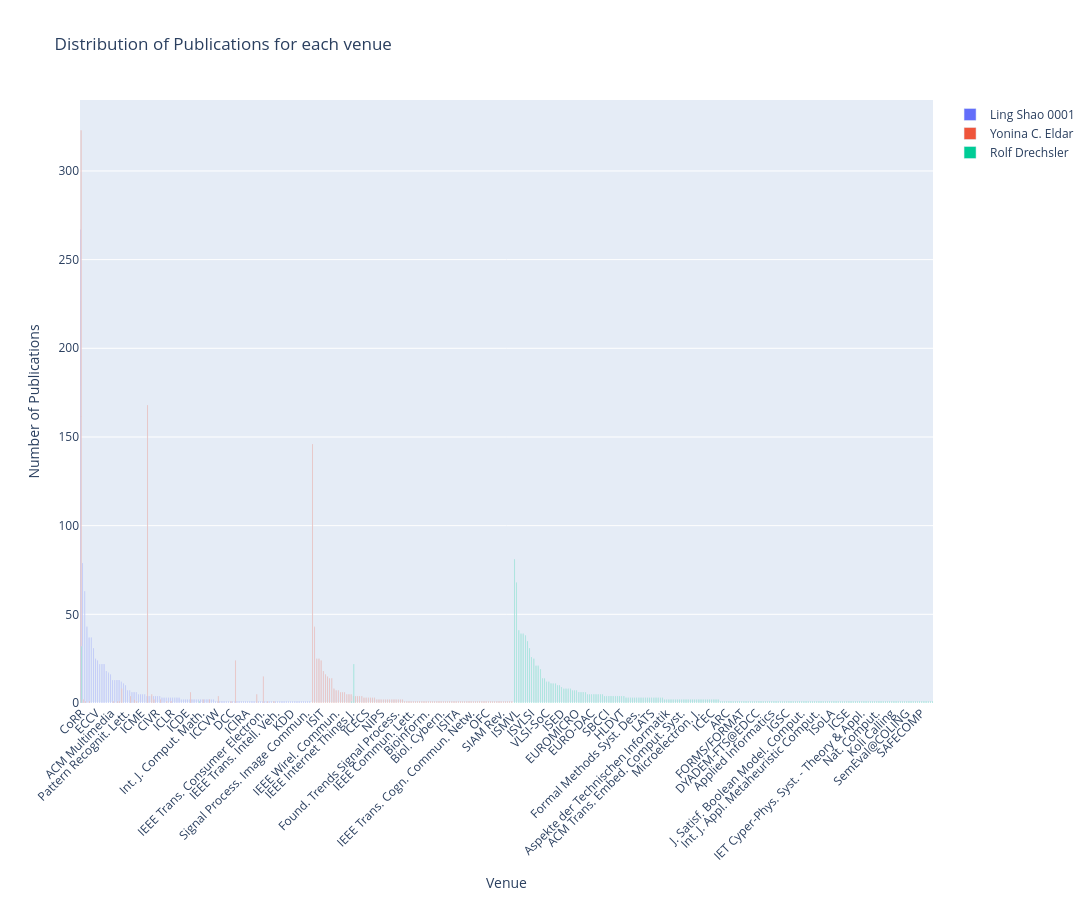

The cell this chart's notebook holds for it:
### Code cell
# Visualize the distribution of publications for each venue
fig = go.Figure()
for df, auth in zip(venue_counts, authors):
    df_sorted = df.sort_values(by="id", ascending=False)
    fig.add_trace(
        go.Bar(
            x=df_sorted["venue"],
            y=df_sorted["id"],
            name=auth
        )
    )
    
fig.update_layout(
    xaxis_title="Venue",
    yaxis_title="Number of Publications",
    title="Distribution of Publications for each venue",
    xaxis_tickangle=-45, 
    bargap=0.2,
    height=900,
    width=1300
)

fig.show()

### Figure 1 — Plotly figure (JSON) as saved in the notebook; plotly's stock layout.template omitted (floating-point values rounded to 4 significant figures; data arrays with more than 128 entries replaced by an {"elided": "..."} marker saying what was removed)
{"data": [{"name": "Ling Shao 0001", "type": "bar", "x": ["CoRR", "IEEE Trans. Image Process.", "CVPR", "IEEE Trans. Pattern Anal. Mach. Intell.", "ICCV", "IEEE Trans. Neural Networks Learn. Syst.", "IEEE Trans. Cybern.", "ECCV", "Neurocomputing", "BMVC", "Inf. Sci.", "Pattern Recognit.", "IEEE Trans. Circuits Syst. Video Technol.", "IEEE Trans. Multim.", "ACM Multimedia", "AAAI", "Int. J. Comput. Vis.", "NeurIPS", "MICCAI", "IEEE Trans. Medical Imaging", "IJCAI", "Pattern Recognit. Lett.", "Neural Networks", "ICIP", "ICPR", "CVPR Workshops", "WACV", "Multim. Tools Appl.", "ICME", "ICRA", "Comput. Vis. Image Underst.", "ICASSP", "IEEE Trans. Intell. Transp. Syst.", "IEEE Access", "ICML", "CIVR", "ROBIO", "Signal Process.", "J. Vis. Commun. Image Represent.", "VLDB J.", "ECCV Workshops", "Comput. Vis. Media", "ICLR", "ICIMCS", "Image Vis. Comput.", "IMMPD@ACM Multimedia", "IEEE Trans. Knowl. Data Eng.", "AVSS", "CAIP", "ICDE", "FG", "GlobalSIP", "Knowl. Based Syst.", "MMM", "Signal Image Video Process.", "Sci. China Inf. Sci.", "Int. J. Comput. Math.", "IEEE Trans. Geosci. Remote. Sens.", "IEEE Trans. Inf. Forensics Secur.", "IEEE Multim.", "EURASIP J. Adv. Signal Process.", "ACCV", "CRV", "ICCVW", "EMBC", "EMNLP", "EURASIP J. Image Video Process.", "Cogn. Comput.", "Digit. Signal Process.", "Deep Learning and Convolutional Neural Networks for Medical Imaging and Clinical Informatics", "DCC", "ECCV Workshops CVAMIA and MMBIA", "EUSIPCO", "ACIVS", "ACPR", "CIKM", "ICMR", "ICIRA", "HCI", "Int. J. Digit. Multim. Broadcast.", "IEEE Trans. Vis. Comput. Graph.", "IPMI", "ISBI", "Inf. Fusion", "IEEE Trans. Consumer Electron.", "IEEE Signal Process. Lett.", "IEEE Intell. Syst.", "IEEE J. Biomed. Health Informatics", "IEEE Trans. Ind. Informatics", "IEEE Trans. Syst. Man Cybern. Syst.", "IJCNN", "IEEE Trans. Intell. Veh.", "Multimedia Analysis, Processing and Communications", "Mach. Vis. Appl.", "MediaEval", "Medical Image Anal.", "J. Digit. Imaging", "Intelligent Video Event Analysis and Understanding, Studies in Computational Intelligence", "KDD", "Knowl. Inf. Syst.", "Intelligent Video Event Analysis and Understanding", "SIGGRAPH Asia Technical Communications", "SASHIMI@MICCAI", "PRCV", "SKIMA", "Signal Process. Image Commun.", "VCIP", "WWW"], "y": [267, 79, 63, 43, 37, 37, 31, 25, 24, 22, 22, 22, 18, 17, 16, 13, 13, 13, 13, 12, 11, 10, 7, 7, 6, 6, 6, 5, 5, 5, 5, 4, 4, 4, 4, 4, 4, 4, 3, 3, 3, 3, 3, 3, 3, 3, 3, 2, 2, 2, 2, 2, 2, 2, 2, 2, 2, 2, 2, 2, 2, 2, 2, 1, 1, 1, 1, 1, 1, 1, 1, 1, 1, 1, 1, 1, 1, 1, 1, 1, 1, 1, 1, 1, 1, 1, 1, 1, 1, 1, 1, 1, 1, 1, 1, 1, 1, 1, 1, 1, 1, 1, 1, 1, 1, 1, 1, 1]}, {"name": "Yonina C. Eldar", "type": "bar", "x": ["CoRR", "ICASSP", "IEEE Trans. Signal Process.", "IEEE Trans. Inf. Theory", "IEEE Trans. Wirel. Commun.", "IEEE Signal Process. Mag.", "EUSIPCO", "ISIT", "SPAWC", "IEEE Trans. Commun.", "IEEE Signal Process. Lett.", "IEEE J. Sel. Top. Signal Process.", "GLOBECOM", "IEEE J. Sel. Areas Commun.", "IEEE Trans. Veh. Technol.", "IEEE Trans. Medical Imaging", "IEEE Wirel. Commun.", "Allerton", "IEEE Trans. Computational Imaging", "GlobalSIP", "IEEE Trans. Aerosp. Electron. Syst.", "ICC", "ICC Workshops", "IEEE Access", "ACSCC", "ISBI", "IEEE Internet Things J.", "ISCAS", "Proc. IEEE", "ICIP", "EMBC", "CAMSAP", "CISS", "SSP", "Compressed Sensing", "ICECS", "IEEE Commun. Mag.", "SAM", "SIAM J. Matrix Anal. Appl.", "ITW", "IEEE Wirel. Commun. Lett.", "ICML", "IEEE Trans. Geosci. Remote. Sens.", "Signal Process.", "LVA/ICA", "NIPS", "IEEE Veh. Technol. Mag.", "J. Sel. Topics Signal Processing", "Int. J. Wavelets Multiresolution Inf. Process.", "SIAM J. Imaging Sci.", "SIAM J. Optim.", "IET Circuits Devices Syst.", "EURASIP J. Adv. Signal Process.", "Found. Trends Signal Process.", "Commun. Inf. Syst.", "CVPR Workshops", "Frontiers Comput. Sci.", "WCNC", "IEEE Trans. Image Process.", "IEEE J. Sel. Areas Inf. Theory", "IEEE J. Solid State Circuits", "IEEE Internet Things Mag.", "ICLR", "IEEE Commun. Lett.", "IEEE J. Biomed. Health Informatics", "Entropy", "EURASIP J. Wirel. Commun. Netw.", "ECCV Workshops", "ECCB", "ICASSP Workshops", "ICCV", "DSP", "IEEE Commun. Surv. Tutorials", "Bioinform.", "BMC Syst. Biol.", "Appl. Clin. Inform.", "ACSSC", "AAAI", "AAAI Fall Symposium - Manifold Learning and Its Applications", "CDC", "Biomed. Signal Process. Control.", "CVPR", "Biol. Cybern.", "Computational Imaging", "Convex Optimization in Signal Processing and Communications", "DCC", "DPS", "Dagstuhl Reports", "A-SSCC", "IEEE Netw.", "ISITA", "INFOCOM WKSHPS", "INFOCOM Workshops", "IGARSS", "IJCNN", "IEEE Trans. Mob. Comput.", "IEEE Trans. Robotics", "IEEE Trans. Ind. Electron.", "IEEE Trans. Cogn. Commun. Netw.", "IEEE Robotics Autom. Lett.", "IEEE Syst. J.", "IEEE Trans. Instrum. Meas.", "IET Signal Process.", "J. Comput. Biol.", "J. Mach. Learn. Res.", "OFC", "Numer. Algorithms", "Neural Comput.", "NeurIPS", "Math. Program.", "MICCAI", "J. Math. Imaging Vis.", "JC&amp;S", "ISWCS", "SIAM Rev.", "Phys. Commun.", "PIMRC", "SODA", "VTC Spring", "VTC2023-Spring", "WACV"], "y": [323, 168, 146, 43, 25, 25, 24, 24, 18, 16, 15, 15, 14, 14, 8, 8, 7, 7, 6, 6, 6, 6, 5, 5, 5, 5, 5, 4, 4, 4, 4, 4, 4, 4, 3, 3, 3, 3, 3, 3, 2, 2, 2, 2, 2, 2, 2, 2, 2, 2, 2, 2, 2, 2, 2, 2, 2, 2, 2, 1, 1, 1, 1, 1, 1, 1, 1, 1, 1, 1, 1, 1, 1, 1, 1, 1, 1, 1, 1, 1, 1, 1, 1, 1, 1, 1, 1, 1, 1, 1, 1, 1, 1, 1, 1, 1, 1, 1, 1, 1, 1, 1, 1, 1, 1, 1, 1, 1, 1, 1, 1, 1, 1, 1, 1, 1, 1, 1, 1, 1, 1]}, {"name": "Rolf Drechsler", "type": "bar", "x": {"elided": "200 str values"}, "y": {"elided": "200 int values"}}], "layout": {"bargap": 0.2, "height": 900, "title": {"text": "Distribution of Publications for each venue"}, "width": 1300, "xaxis": {"tickangle": -45, "title": {"text": "Venue"}}, "yaxis": {"title": {"text": "Number of Publications"}}}}
